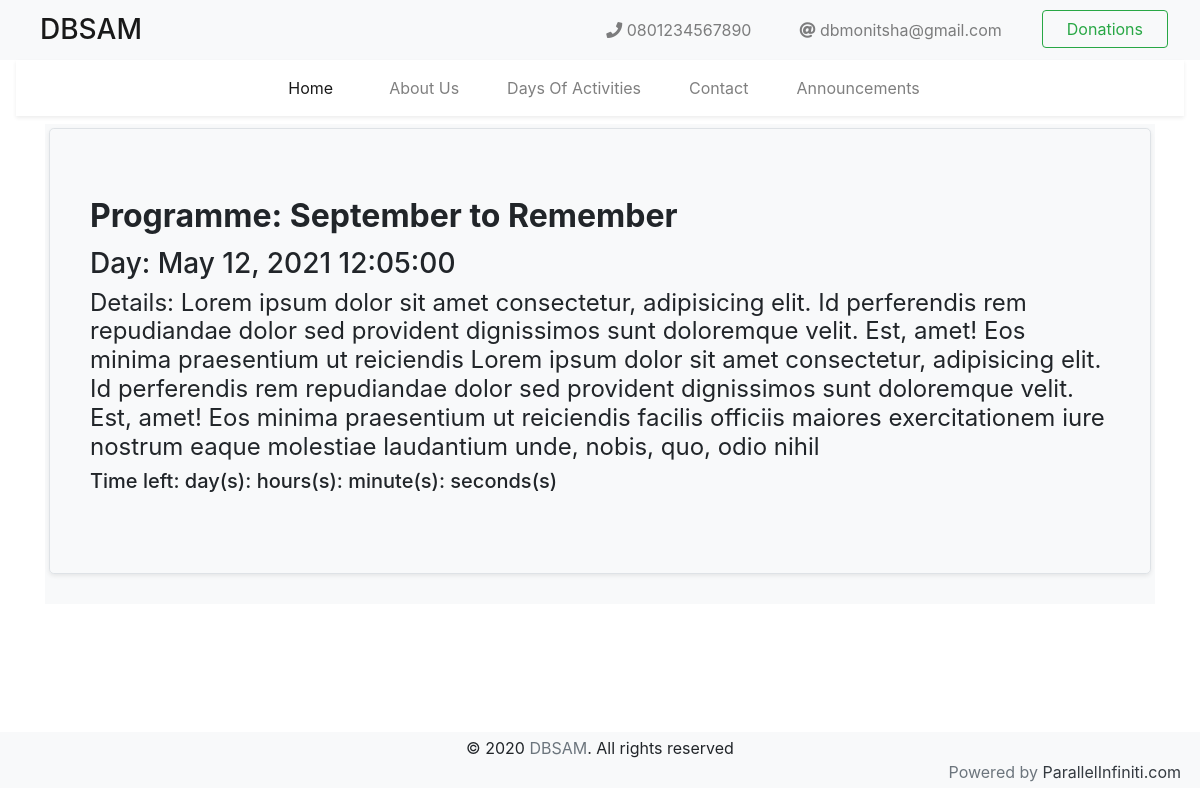
/events/4/, run on the app's committed database.
### events/models.py (models this page shows, shortened)
class Event(models.Model):
    id = models.AutoField(primary_key=True)
    Event = models.CharField(blank=True, null=True, max_length=100)
    Date = models.DateTimeField()
    Details = models.TextField(
        max_length=500, blank=True, null=True)

### events/views.py (the view)
# urls.py: path('<pk>/', EventDetailView.as_view(), name='event-detail'),
class EventDetailView(DetailView):
    model = Event
    template_name = 'events/countdown.html'

### events/templates/events/countdown.html (shortened to what this page needs)
{% extends 'base.html' %}
{% block content %}
<div class="container">
  <div class="jumbotron bg-light rounded-0 p-1 cover-for-detail">
    <div class="jumbotron bg-transparent border shadow-sm">
    <h2 class="font-weight-bold mb-2 py-1 rounded-sm px-2">Programme: {{event.Event}}</h2>
    <h3 class="px-2">Day: <Span id="event-box">{{ event.Date|date:"M d, Y H:m:s"}}</Span></h3>
    <h4 class="px-2 font-weight-normal">Details: {{event.Details}}</h4>
    <h5 class="px-2">Time left:  day(s):  hours(s):  minute(s):  seconds(s)</h5>
  </div>
</div>
</div>
{% endblock content %}

### templates/base.html (style rules this page uses)
body { font-size: 100%; overflow-x: hidden; }
.cover-for-detail { height: 60vh; }

### data on the page
Event: Event "September to Remember", Date "May 12, 2021 12:05:00", Details "Lorem ipsum dolor sit amet consectetur, adipisicing elit. Id perferendis rem repudiandae dolor sed provident dignissimos sunt doloremque velit. Est, amet! Eos minima praesentium ut reiciendis Lorem ipsum dolor sit amet consectetur, adipisicing elit. Id perferendis rem repudiandae dolor sed provident dignissimos sunt doloremque velit. Est, amet! Eos minima praesentium ut reiciendis facilis officiis maiores exercitationem iure nostrum eaque molestiae laudantium unde, nobis, quo, odio nihil"
